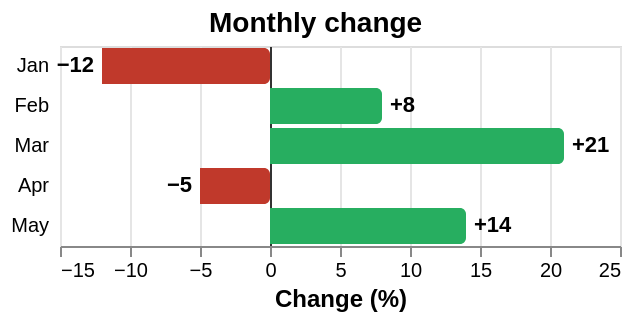

The Vega-Lite source for this figure:
### Vega-Lite specification from a JSON file in a GitHub repository (floating-point values rounded to 4 significant figures)
{"$schema": "https://vega.github.io/schema/vega-lite/v6.json", "description": "Customization: bars with value labels, a diverging zero line and labels placed by expression.", "width": 280, "data": {"values": [{"m": "Jan", "d": -12}, {"m": "Feb", "d": 8}, {"m": "Mar", "d": 21}, {"m": "Apr", "d": -5}, {"m": "May", "d": 14}]}, "encoding": {"y": {"field": "m", "type": "ordinal", "sort": null, "axis": {"domain": false, "ticks": false, "labelPadding": 6, "title": null}}, "x": {"field": "d", "type": "quantitative", "title": "Change (%)", "scale": {"padding": 16}, "axis": {"gridColor": {"condition": {"test": "datum.value === 0", "value": "#333333"}, "value": "#e5e5e5"}, "tickCount": 6, "titleFontSize": 12}}}, "layer": [{"mark": {"type": "bar", "cornerRadiusEnd": 3}, "encoding": {"color": {"condition": {"test": "datum.d < 0", "value": "#c0392b"}, "value": "#27ae60"}}}, {"mark": {"type": "text", "fontSize": 11, "fontWeight": "bold", "align": {"expr": "datum.d < 0 ? 'right' : 'left'"}, "dx": {"expr": "datum.d < 0 ? -4 : 4"}}, "encoding": {"text": {"field": "d", "type": "quantitative", "format": "+d"}}}], "title": {"text": "Monthly change", "fontSize": 14, "anchor": "middle", "frame": "bounds"}}
